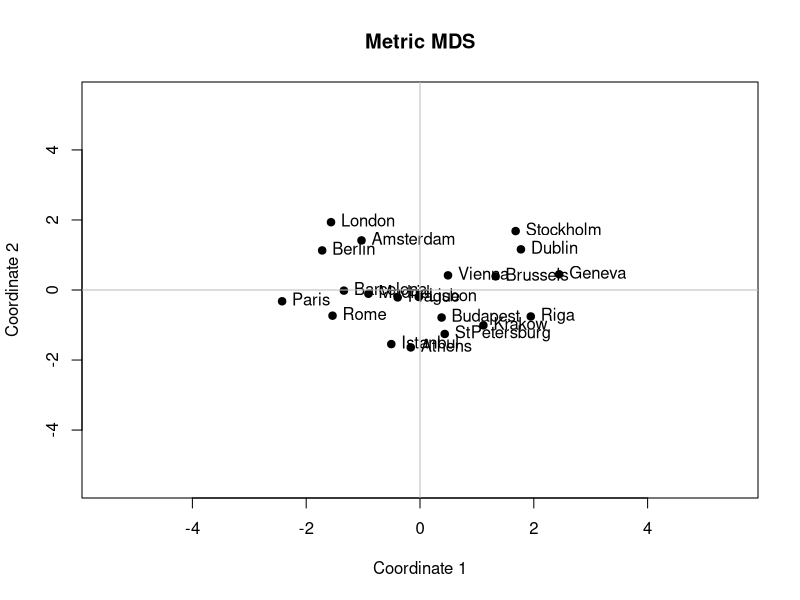

Here is the R script that generated this plot: (Note: this script raises an error after producing the figure.)
getwd()
setwd("~/Caci17")
data <- read.csv("QuestionaireData_CityTrips.csv")
head(data)
library(dplyr)
install.packages("R.utils")
library(R.utils)


cities = c("Prague","Geneva","Paris","Stockholm","Brussels","London","Amsterdam",
           "Athens","Riga","Budapest","Dublin","Lisbon","Istanbul","Vienna","Rome","Barcelona",
           "Madrid","Berlin","Krakow","StPetersburg")
data_att <- data %>% dplyr:: select(Sample, ID, contains("Att"))
data_att

data_att$Sample <- as.factor(data_att$Sample)

prag <- data_att[data_att$Sample %in% c("1", "4", "5"), ]
prag <- prag %>% dplyr:: select(contains("Prague"))
prag <- cbind(City = "Prague", prag)
head(prag)

geneva <- data_att[data_att$Sample %in% c("1", "2", "3"), ]
geneva <- geneva %>% dplyr:: select(contains("Geneva"))
geneva <- cbind(City = "Geneva", geneva)
head(geneva)

paris <- data_att[data_att$Sample %in% c("1", "3", "4"), ]
paris <- paris %>% dplyr:: select(contains("Paris"))
paris <- cbind(City = "Paris", paris)
head(paris)

stockholm <- data_att[data_att$Sample %in% c("1", "2", "3"), ]
stockholm <- stockholm %>% dplyr:: select(contains("Stockholm"))
stockholm <- cbind(City = "Stockholm", stockholm)
head(stockholm)  

brussels <- data_att[data_att$Sample %in% c("1", "5", "6"), ]
brussels <- brussels %>% dplyr:: select(contains("Brussels"))
brussels <- cbind(City = "Brussels", brussels)
head(brussels)  

london <- data_att[data_att$Sample %in% c("1", "2", "3"), ]
london <- london %>% dplyr:: select(contains("London"))
london <- cbind(City = "London", london)
head(london) 

amsterdam <- data_att[data_att$Sample %in% c("2", "3", "8"), ]
amsterdam <- amsterdam %>% dplyr:: select(contains("Amsterdam"))
amsterdam <- cbind(City = "Amsterdam", amsterdam)
head(amsterdam) 

athens <- data_att[data_att$Sample %in% c("2", "3", "6"), ]
athens <- athens %>% dplyr:: select(contains("Athens"))
athens <- cbind(City = "Athens", athens)
head(athens) 

riga <- data_att[data_att$Sample %in% c("2", "4", "5"), ]
riga <- riga %>% dplyr:: select(contains("Riga"))
riga <- cbind(City = "Riga", riga)
head(riga)

budapest <- data_att[data_att$Sample %in% c("4", "9", "10"), ]
budapest <- budapest %>% dplyr:: select(contains("Budapest"))
budapest <- cbind(City = "Budapest", budapest)
head(budapest)

dublin <- data_att[data_att$Sample %in% c("4", "7", "10"), ]
dublin <- dublin %>% dplyr:: select(contains("Dublin"))
dublin <- cbind(City = "Dublin", dublin)
head(dublin)

lisbon <- data_att[data_att$Sample %in% c("4", "7", "9"), ]
lisbon <- lisbon %>% dplyr:: select(contains("Lisbon"))
lisbon <- cbind(City = "Lisbon", lisbon)
head(lisbon)

istanbul <- data_att[data_att$Sample %in% c("5", "8", "10"), ]
istanbul <- istanbul %>% dplyr:: select(contains("Istanbul"))
istanbul <- cbind(City = "Istanbul", istanbul)
head(istanbul)

vienna <- data_att[data_att$Sample %in% c("5", "8", "10"), ]
vienna <- vienna %>% dplyr:: select(contains("Vienna"))
vienna <- cbind(City = "Vienna", vienna)
head(vienna)

rome <- data_att[data_att$Sample %in% c("5", "7", "9"), ]
rome <- rome %>% dplyr:: select(contains("Rome"))
rome <- cbind(City = "Rome", rome)
head(rome)

barcelona <- data_att[data_att$Sample %in% c("6", "7", "10"), ]
barcelona <- barcelona %>% dplyr:: select(contains("Barcelona"))
barcelona <- cbind(City = "Barcelona", barcelona)
head(barcelona)

madrid <- data_att[data_att$Sample %in% c("6", "8", "9"), ]
madrid <- madrid %>% dplyr:: select(contains("Madrid"))
madrid <- cbind(City = "Madrid", madrid)
head(madrid)

berlin <- data_att[data_att$Sample %in% c("6", "7", "8"), ]
berlin <- berlin %>% dplyr:: select(contains("Berlin"))
berlin <- cbind(City = "Berlin", berlin)
head(berlin)

krakow <- data_att[data_att$Sample %in% c("6", "7", "9"), ]
krakow <- krakow %>% dplyr:: select(contains("Krakow"))
krakow <- cbind(City = "Krakow", krakow)
head(krakow)

st.petersburg <- data_att[data_att$Sample %in% c("8", "9", "10"), ]
st.petersburg <- st.petersburg %>% dplyr:: select(contains("StPetersburg"))
st.petersburg <- cbind(City = "StPetersburg", st.petersburg)
head(st.petersburg)

liste <- list(prag, geneva, paris, stockholm, amsterdam, st.petersburg, barcelona, budapest, brussels, berlin, 
              istanbul, athens, dublin, krakow, rome, london, riga, madrid, vienna, lisbon)

colnames <- sub('.*_', '', colnames(prag))
colnames  
colnames(prag) <- colnames
colnames(geneva) <- colnames
colnames(paris) <- colnames
colnames(stockholm) <- colnames
colnames(brussels) <- colnames
colnames(london) <- colnames
colnames(amsterdam) <- colnames
colnames(athens) <- colnames
colnames(riga) <- colnames
colnames(budapest) <- colnames
colnames(dublin) <- colnames
colnames(lisbon) <- colnames
colnames(istanbul) <- colnames
colnames(vienna) <- colnames
colnames(rome) <- colnames
colnames(barcelona) <- colnames
colnames(berlin) <- colnames
colnames(krakow) <- colnames
colnames(st.petersburg) <- colnames
colnames(madrid) <- colnames

data_son <- rbind(prag, geneva, paris, stockholm, brussels, london, amsterdam, athens, riga, budapest,
                  dublin, lisbon, istanbul, vienna, rome, barcelona, berlin, krakow, st.petersburg, madrid)              

data_agg <-aggregate(data_son[,-c(1)], by=list(data_son$City), mean, na.rm=TRUE)
data_agg
dist.df <- dist(data_agg[,-c(1)])
dist.df
fit <- cmdscale(dist.df, k = 2)
fit

x <- fit[,1]
y <- fit[,2]

plot(x, y, xlab = "Coordinate 1", ylab = "Coordinate 2", main = "Metric MDS", 
     pch = 19, ylim = c(-5.5, 5.5), xlim = c(-5.5, 5.5))
text(x, y, labels = data_agg$Group.1, cex = 1, pos = 4)
abline(h = 0, v = 0, col = "grey")

summary(lm(data_agg[,2]~-1+fit))

print("asena")

# Property fitting
data_agg$x <- x
data_agg$y <- y
data_agg$q <- x*x+y*y
data_agg$indpref <- indpref
data_agg

colnames_att <- colnames[2:21]
colnames_att <- paste(colnames_att, sep = ",")

summary(lm(cbind(colnames_att) ~ -1 +  x + y, data = data_agg))
